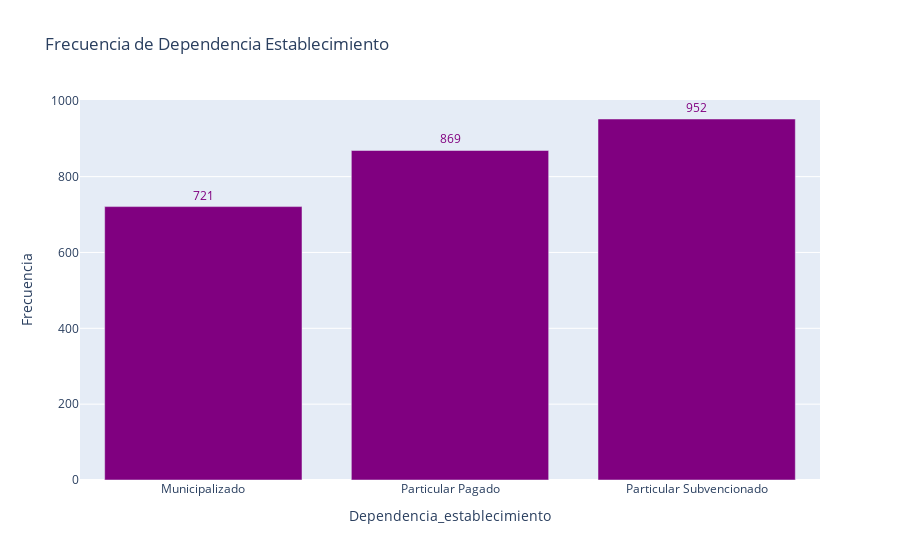

The code cell stored with this chart in its notebook:
### Code cell
import plotly.express as px

# Filtrar los datos para excluir valores nulos en la columna Dependencia_establecimiento
filtered_df_dep = df[df["Dependencia_establecimiento"].notna()]

# Contar las frecuencias de los valores en la columna Dependencia_establecimiento
dep_counts = filtered_df_dep["Dependencia_establecimiento"].value_counts().sort_values(ascending=True)

# Crear el gráfico de barras en orientación vertical
fig_dep = px.bar(dep_counts, x=dep_counts.index, y=dep_counts.values, orientation='v', color_discrete_sequence=['purple'], labels={'x': 'Dependencia Establecimiento', 'y': 'Frecuencia'}, title='Frecuencia de Dependencia Establecimiento', text=dep_counts.values)
fig_dep.update_traces(textposition='outside', textfont_color='purple')
fig_dep.update_layout(xaxis_tickangle=0)
fig_dep.show()

### Figure 1 — Plotly figure (JSON) as saved in the notebook; plotly's stock layout.template omitted (floating-point values rounded to 4 significant figures)
{"data": [{"alignmentgroup": "True", "hovertemplate": "Dependencia_establecimiento=%{x}<br>Frecuencia=%{y}<br>text=%{text}<extra></extra>", "legendgroup": "", "marker": {"color": "purple", "pattern": {"shape": ""}}, "name": "", "offsetgroup": "", "orientation": "v", "showlegend": false, "text": [721, 869, 952], "textfont": {"color": "purple"}, "textposition": "outside", "type": "bar", "x": ["Municipalizado", "Particular Pagado", "Particular Subvencionado"], "xaxis": "x", "y": [721, 869, 952], "yaxis": "y"}], "layout": {"barmode": "relative", "legend": {"tracegroupgap": 0}, "title": {"text": "Frecuencia de Dependencia Establecimiento"}, "xaxis": {"anchor": "y", "domain": [0, 1], "tickangle": 0, "title": {"text": "Dependencia_establecimiento"}}, "yaxis": {"anchor": "x", "domain": [0, 1], "title": {"text": "Frecuencia"}}}}
